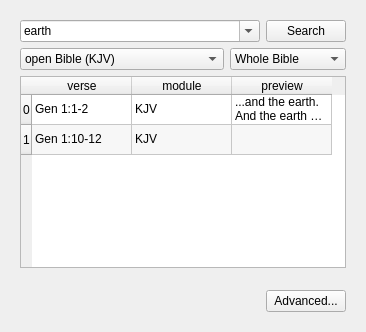
            <widget class="QWidget" name="lowerLeftSearchTab" >
             <attribute name="title" >
              <string/>
             </attribute>
             <attribute name="icon" >
              <iconset resource="../mydocs/flamehammer/icons.qrc" >:/new/prefix1/edit-find.png</iconset>
             </attribute>
             <layout class="QVBoxLayout" >
              <item>
               <widget class="QWidget" native="1" name="quickSearchWidget" >
                <layout class="QVBoxLayout" >
                 <item>
                  <layout class="QHBoxLayout" >
                   <item>
                    <widget class="QComboBox" name="comboBox_8" >
                     <property name="sizePolicy" >
                      <sizepolicy vsizetype="Fixed" hsizetype="Expanding" >
                       <horstretch>0</horstretch>
                       <verstretch>0</verstretch>
                      </sizepolicy>
                     </property>
                     <property name="toolTip" >
                      <string>&lt;html>&lt;head>&lt;meta name="qrichtext" content="1" />&lt;style type="text/css">
p, li { white-space: pre-wrap; }
&lt;/style>&lt;/head>&lt;body style=" font-family:'Sans Serif'; font-size:9pt; font-weight:400; font-style:normal;">
&lt;p style=" margin-top:0px; margin-bottom:0px; margin-left:0px; margin-right:0px; -qt-block-indent:0; text-indent:0px;">Type in search terms.&lt;/p>
&lt;p style=" margin-top:0px; margin-bottom:0px; margin-left:0px; margin-right:0px; -qt-block-indent:0; text-indent:0px;">Uses indexed quick search.&lt;/p>
&lt;p style=" margin-top:0px; margin-bottom:0px; margin-left:0px; margin-right:0px; -qt-block-indent:0; text-indent:0px;">Combobox has history.&lt;/p>&lt;/body>&lt;/html></string>
                     </property>
                     <property name="editable" >
                      <bool>true</bool>
                     </property>
                     <item>
                      <property name="text" >
                       <string>earth</string>
                      </property>
                     </item>
                    </widget>
                   </item>
                   <item>
                    <widget class="QPushButton" name="pushButton_3" >
                     <property name="text" >
                      <string>Search</string>
                     </property>
                    </widget>
                   </item>
                  </layout>
                 </item>
                 <item>
                  <layout class="QHBoxLayout" >
                   <item>
                    <widget class="QComboBox" name="comboBox_9" >
                     <property name="sizePolicy" >
                      <sizepolicy vsizetype="Fixed" hsizetype="Preferred" >
                       <horstretch>0</horstretch>
                       <verstretch>0</verstretch>
                      </sizepolicy>
                     </property>
                     <property name="toolTip" >
                      <string>&lt;html>&lt;head>&lt;meta name="qrichtext" content="1" />&lt;style type="text/css">
p, li { white-space: pre-wrap; }
&lt;/style>&lt;/head>&lt;body style=" font-family:'Sans Serif'; font-size:9pt; font-weight:400; font-style:normal;">
&lt;p style=" margin-top:0px; margin-bottom:0px; margin-left:0px; margin-right:0px; -qt-block-indent:0; text-indent:0px;">Select works to search. More detailed selection can be made in Advanced search window.&lt;/p>&lt;/body>&lt;/html></string>
                     </property>
                     <item>
                      <property name="text" >
                       <string>open Bible (KJV)</string>
                      </property>
                     </item>
                     <item>
                      <property name="text" >
                       <string>another opened module</string>
                      </property>
                     </item>
                     <item>
                      <property name="text" >
                       <string> opened dictionary or something</string>
                      </property>
                     </item>
                     <item>
                      <property name="text" >
                       <string> All Bibles in this view</string>
                      </property>
                     </item>
                     <item>
                      <property name="text" >
                       <string>Module from which we came</string>
                      </property>
                     </item>
                    </widget>
                   </item>
                   <item>
                    <widget class="QComboBox" name="comboBox_10" >
                     <property name="toolTip" >
                      <string>&lt;html>&lt;head>&lt;meta name="qrichtext" content="1" />&lt;style type="text/css">
p, li { white-space: pre-wrap; }
&lt;/style>&lt;/head>&lt;body style=" font-family:'Sans Serif'; font-size:9pt; font-weight:400; font-style:normal;">
&lt;p style=" margin-top:0px; margin-bottom:0px; margin-left:0px; margin-right:0px; -qt-block-indent:0; text-indent:0px;">Select search range. New ranges can be defined in Advanced search window.&lt;/p>&lt;/body>&lt;/html></string>
                     </property>
                     <item>
                      <property name="text" >
                       <string>Whole Bible</string>
                      </property>
                     </item>
                     <item>
                      <property name="text" >
                       <string>Old Testament</string>
                      </property>
                     </item>
                     <item>
                      <property name="text" >
                       <string>New Testament</string>
                      </property>
                     </item>
                     <item>
                      <property name="text" >
                       <string>Gospels</string>
                      </property>
                     </item>
                    </widget>
                   </item>
                  </layout>
                 </item>
                 <item>
                  <widget class="QTableWidget" name="tableWidget_2" >
                   <property name="toolTip" >
                    <string>&lt;html>&lt;head>&lt;meta name="qrichtext" content="1" />&lt;style type="text/css">
p, li { white-space: pre-wrap; }
&lt;/style>&lt;/head>&lt;body style=" font-family:'Sans Serif'; font-size:9pt; font-weight:400; font-style:normal;">
&lt;p style=" margin-top:0px; margin-bottom:0px; margin-left:0px; margin-right:0px; -qt-block-indent:0; text-indent:0px;">Search results.&lt;/p>
&lt;p style="-qt-paragraph-type:empty; margin-top:0px; margin-bottom:0px; margin-left:0px; margin-right:0px; -qt-block-indent:0; text-indent:0px;">&lt;/p>
&lt;p style=" margin-top:0px; margin-bottom:0px; margin-left:0px; margin-right:0px; -qt-block-indent:0; text-indent:0px;">Headers are not necessary, tooltips could be used instead.&lt;/p>
&lt;p style="-qt-paragraph-type:empty; margin-top:0px; margin-bottom:0px; margin-left:0px; margin-right:0px; -qt-block-indent:0; text-indent:0px;">&lt;/p>
&lt;p style=" margin-top:0px; margin-bottom:0px; margin-left:0px; margin-right:0px; -qt-block-indent:0; text-indent:0px;">verse preview is important. Here it is simple. More detailed preview could be in advanced search window. If a Details tab is open in another quarter-view the preview could be opened there for the row which is hovered over. Details tab in another quarter view could even be opened automatically. If there is no Details view, then tooltip could be shown.&lt;/p>&lt;/body>&lt;/html></string>
                   </property>
                   <property name="alternatingRowColors" >
                    <bool>true</bool>
                   </property>
                   <property name="selectionMode" >
                    <enum>QAbstractItemView::NoSelection</enum>
                   </property>
                   <property name="columnCount" >
                    <number>3</number>
                   </property>
                   <row>
                    <property name="text" >
                     <string>0</string>
                    </property>
                   </row>
                   <row>
                    <property name="text" >
                     <string>1</string>
                    </property>
                   </row>
                   <column>
                    <property name="text" >
                     <string>verse</string>
                    </property>
                   </column>
                   <column>
                    <property name="text" >
                     <string>module</string>
                    </property>
                   </column>
                   <column>
                    <property name="text" >
                     <string>preview</string>
                    </property>
                   </column>
                   <item row="0" column="0" >
                    <property name="text" >
                     <string>Gen 1:1-2</string>
                    </property>
                   </item>
                   <item row="0" column="1" >
                    <property name="text" >
                     <string>KJV</string>
                    </property>
                   </item>
                   <item row="0" column="2" >
                    <property name="text" >
                     <string>...and the earth. And the earth was without...</string>
                    </property>
                   </item>
                   <item row="1" column="0" >
                    <property name="text" >
                     <string>Gen 1:10-12</string>
                    </property>
                   </item>
                   <item row="1" column="1" >
                    <property name="text" >
                     <string>KJV</string>
                    </property>
                   </item>
                  </widget>
                 </item>
                 <item>
                  <spacer>
                   <property name="orientation" >
                    <enum>Qt::Vertical</enum>
                   </property>
                   <property name="sizeHint" >
                    <size>
                     <width>318</width>
                     <height>16</height>
                    </size>
                   </property>
                  </spacer>
                 </item>
                 <item>
                  <layout class="QHBoxLayout" >
                   <item>
                    <spacer>
                     <property name="orientation" >
                      <enum>Qt::Horizontal</enum>
                     </property>
                     <property name="sizeHint" >
                      <size>
                       <width>40</width>
                       <height>20</height>
                      </size>
                     </property>
                    </spacer>
                   </item>
                   <item>
                    <widget class="QPushButton" name="pushButton_4" >
                     <property name="toolTip" >
                      <string>&lt;html>&lt;head>&lt;meta name="qrichtext" content="1" />&lt;style type="text/css">
p, li { white-space: pre-wrap; }
&lt;/style>&lt;/head>&lt;body style=" font-family:'Sans Serif'; font-size:9pt; font-weight:400; font-style:normal;">
&lt;p style=" margin-top:0px; margin-bottom:0px; margin-left:0px; margin-right:0px; -qt-block-indent:0; text-indent:0px;">Open advanced search window with more options.&lt;/p>
&lt;p style="-qt-paragraph-type:empty; margin-top:0px; margin-bottom:0px; margin-left:0px; margin-right:0px; -qt-block-indent:0; text-indent:0px;">&lt;/p>
&lt;p style=" margin-top:0px; margin-bottom:0px; margin-left:0px; margin-right:0px; -qt-block-indent:0; text-indent:0px;">Current results and options are moved there if opened from here.&lt;/p>&lt;/body>&lt;/html></string>
                     </property>
                     <property name="text" >
                      <string>Advanced...</string>
                     </property>
                    </widget>
                   </item>
                  </layout>
                 </item>
                </layout>
               </widget>
              </item>
             </layout>
            </widget>
